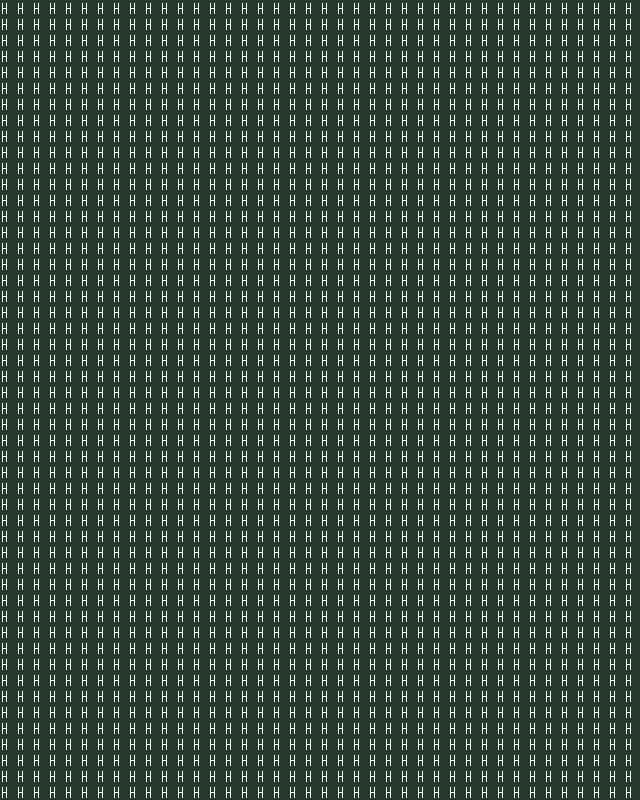

This is a level from a 2D game, rendered from its Tiled map with the project's own tilesets. A one-line summary and the map file follow, with tile-layer data summarised:
An orthogonal 40x50 tile map with 16x16 px tiles, 1 tile layer (prototype).

<map version="1.10" tiledversion="1.10.2" orientation="orthogonal" renderorder="right-down" width="40" height="50" tilewidth="16" tileheight="16" infinite="0" nextlayerid="9" nextobjectid="1">
 <tileset firstgid="110" source="HiddenJungle_TSX.tsx" />
 <layer id="1" name="prototype" width="40" height="50">
  <data>[2000 cells, 2000 non-empty, 1 distinct tile ids]</data>
 </layer>
</map>
